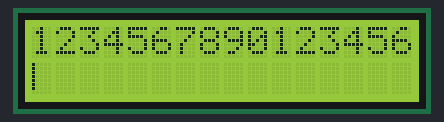
Simulated run of this sketch. Board: Arduino Uno, built with avr-gcc and run on an emulated ATmega328P. Shown: 16×2 character LCD.

Above: at 0.12 s.
At 1.12 s:
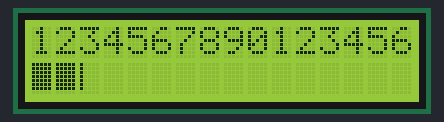
At 2.22 s:
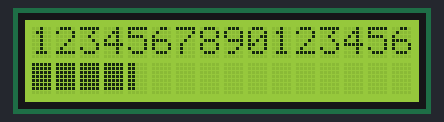
At 4.43 s:
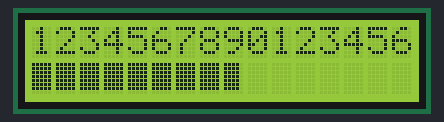
At 6.53 s:
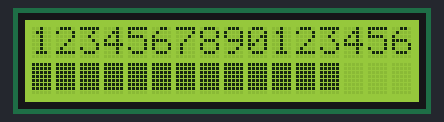
At 8.74 s:
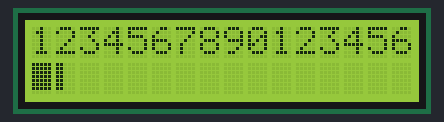

Measured:
- by itself, everything shown: repeats every 8.0 s, in 80 steps

The sketch:

LCD1602_test.ino
```cpp
// проверка LCD
/*
 * RS: pin 12
 * E: pin 11
 * D4: pin 9
 * D5: pin 8
 * D6: pin 7
 * D7: pin 6
 */

#include <LiquidCrystal.h>

//инициализируем объект LCD
LiquidCrystal lcd(12,11,9,8,7,6);   // пины выше. lcd - название

// создаем символы для анимации. 1 - это заполн пиксель, таким образом получаеися прогресбар
byte p20[8] = {
  B10000,
  B10000,
  B10000,
  B10000,
  B10000,
  B10000,
  B10000,
};
byte p40[8] = {
  B11000,
  B11000,
  B11000,
  B11000,
  B11000,
  B11000,
  B11000,
};
byte p60[8] = {
  B11100,
  B11100,
  B11100,
  B11100,
  B11100,
  B11100,
  B11100,
};
byte p80[8] = {
  B11110,
  B11110,
  B11110,
  B11110,
  B11110,
  B11110,
  B11110,
};
byte p100[8] = {
  B11111,
  B11111,
  B11111,
  B11111,
  B11111,
  B11111,
  B11111,
};

void setup() {
  // запускаем lcd интерфейс. 16 и 2 - это 16 блоков и 2 строки
  lcd.begin(16,2);
  // печатаем надпись. 16 символов
  lcd.print("1234567890123456");
  // создаем специальные символы для анимации
  lcd.createChar(0, p20);  // 0 порядковый номер
  lcd.createChar(1, p40);
  lcd.createChar(2, p60);
  lcd.createChar(3, p80);
  lcd.createChar(4, p100);

}

void loop() {
  //двигаем курсор в начало строки после прохода
  lcd.setCursor(0,1);  // 0 - номер колонки, 1 - номер строки(вторая)
  // чистим строку
  lcd.print("                ");
  for (int i = 0; i < 16; i++) // 16 символов
  {
    for (int j = 0; j < 5; j++)   // пробегаем по массивам p20 - p100
    {
      lcd.setCursor(i, 1);  // выставляем курсор iй пиксель во второй строке
      lcd.write(j);  // write позволяет печатать спец символы в отличие от print
      delay(100);
    }
  }

}
```
